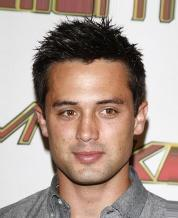
#> input picture EigenFaces/images/000007.jpg, 178 x 218 px; its folder holds only this picture in this run
$ python EigenFace.py
#> lines starting #> are read from the running program, lines starting #| are printed output that depends on the picture
"""
@author: marcocianciotta
"""
# Import necessary packages
from __future__ import print_function
import os
import sys
import cv2
import numpy as np

# Create data matrix from a list of images
def createDataMatrix(images):
	print("Creazione della matrice dei dati",end=" ... ")

	numImages = len(images)
	sz = images[0].shape
	data = np.zeros((numImages, sz[0] * sz[1] * sz[2]), dtype=np.float32)
	for i in range(0, numImages):
		image = images[i].flatten()
		data[i,:] = image

	print("DONE")
	return data

# Read images from the directory
def readImages(path):
#> called with path = 'images'
	print("Lettura delle immagini " + path, end="...")
	# Create array of array of images.
	images = []
	# List all files in the directory and read points from text files one by one
	for filePath in sorted(os.listdir(path)):
		fileExt = os.path.splitext(filePath)[1]
		if fileExt in [".jpg", ".jpeg"]:

			# Add to array of images
			imagePath = os.path.join(path, filePath)
			im = cv2.imread(imagePath)
#> im is the input picture: shape (218, 178, 3); mean B, G, R 142.7, 153.2, 172.4

			if im is None :
				print("image:{} Non letta Correttamente".format(imagePath))
			else :
				# Convert image to floating point
				im = np.float32(im)/255.0
				# Add image to list
				images.append(im)
				# Flip image
				imFlip = cv2.flip(im, 1);
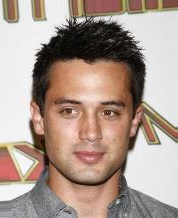
#> imFlip: shape (218, 178, 3) float32; mean B, G, R 0.56, 0.601, 0.676
				# Append flipped image
				images.append(imFlip)
	numImages = int(len(images) / 2)
#> numImages = 1
	# Exit if no image found
	if numImages == 0 :
		print("Nessuna immagine trovata")
		sys.exit(0)

	print(str(numImages) + " files read.")
#| 1 files read.
	return images

# Add the weighted eigen faces to the mean face
def createNewFace(*args):
	# Start with the mean image
	output = averageFace

	# Add the eigen faces with the weights
	for i in range(0, NUM_EIGEN_FACES):
		'''
		OpenCV does not allow slider values to be negative.
		So we use weight = sliderValue - MAX_SLIDER_VALUE / 2
		'''
		sliderValues[i] = cv2.getTrackbarPos("Weight" + str(i), "Trackbars");
		weight = sliderValues[i] - MAX_SLIDER_VALUE/2
		output = np.add(output, eiFa[i] * weight)

	# Display Result at 2x size
	output = cv2.resize(output, (0,0), fx=2, fy=2)
	cv2.imshow("Result", output)

def resetSliderValues(*args):
	for i in range(0, NUM_EIGEN_FACES):
		cv2.setTrackbarPos("Weight" + str(i), "Trackbars", int(MAX_SLIDER_VALUE/2));
	createNewFace()

if __name__ == '__main__':

	# Number of EigenFaces
	NUM_EIGEN_FACES = 10

	# Maximum weight
	MAX_SLIDER_VALUE = 255

	# Directory contenente le immagini
	dirName = "images"

	# Lettura immagini
	images = readImages(dirName)
#> images = 2 items

	# Size of images
	sz = images[0].shape
#> sz = (218, 178, 3)

	# Create data matrix for PCA.
	data = createDataMatrix(images)
#> in createDataMatrix, `numImages = len(images)`: numImages = 2

	# Compute the eigenvectors from the stack of images created
	print("Calculating PCA ", end="...")
	mean, eigenVectors = cv2.PCACompute(data, mean=None, maxComponents=NUM_EIGEN_FACES)
	print ("DONE")

	averageFace = mean.reshape(sz)
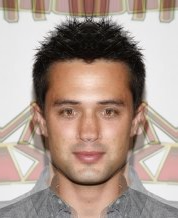
#> averageFace: shape (218, 178, 3) float32; mean of channels 0, 1, 2 0.56, 0.601, 0.676; drawn as B, G, R

	eiFa = [];

	for eigenVector in eigenVectors:
		eigenFace = eigenVector.reshape(sz)
		eiFa.append(eigenFace)
#> this loop made 2 passes
#> pass 1, `eigenFace = eigenVector.reshape(sz)`:
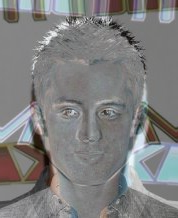
#> eigenFace: shape (218, 178, 3) float32; mean of channels 0, 1, 2 9.48e-13, -9.06e-13, 2.36e-12; drawn with min black and max white
#> pass 2, `eigenFace = eigenVector.reshape(sz)`:
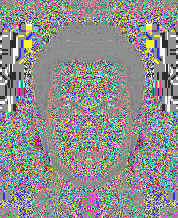
#> eigenFace: shape (218, 178, 3) float32; mean of channels 0, 1, 2 -0.000125, -0.000112, -4.42e-05; drawn with min black and max white
#> after the loop, eiFa = 2 items


    	#Il codice che segue, serve per la creazione
    	#della finestra per la demo


	# Create window for displaying Mean Face
	cv2.namedWindow("Result", cv2.WINDOW_AUTOSIZE)

	# Display result at 2x size
	output = cv2.resize(averageFace, (0,0), fx=2, fy=2)
	cv2.imshow("Result", output)

	# Create Window for trackbars
	cv2.namedWindow("Trackbars", cv2.WINDOW_AUTOSIZE)

	sliderValues = []

	# Create Trackbars
	for i in range(0, NUM_EIGEN_FACES    ):
		sliderValues.append(int(MAX_SLIDER_VALUE/2))
		cv2.createTrackbar( "Weight" + str(i), "Trackbars", int(MAX_SLIDER_VALUE/2), MAX_SLIDER_VALUE, createNewFace)

	# You can reset the sliders by clicking on the mean image.
	cv2.setMouseCallback("Result", resetSliderValues);

	print('''Utilizzare la Demo per Osservare come cambia l'immagine al modificare dei pesi''')

	cv2.waitKey(0)
	cv2.destroyAllWindows()

$ run again, on EigenFaces/images/000014.jpg
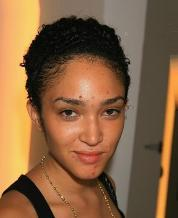
#> input picture EigenFaces/images/000014.jpg, 178 x 218 px
#> in readImages, im is the input picture: shape (218, 178, 3); mean B, G, R 65.7, 97.8, 133.8
#> in readImages, `imFlip = cv2.flip(im, 1);`:
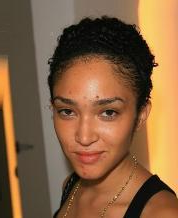
#> imFlip: shape (218, 178, 3) float32; mean B, G, R 0.258, 0.383, 0.525
#> in readImages, `numImages = int(len(images) / 2)`: numImages = 1
#| 1 files read.
#> images = 2 items
#> in createDataMatrix, `numImages = len(images)`: numImages = 2
#> the loop `for eigenVector in eigenVectors:` made 2 passes
#> pass 2, `eigenFace = eigenVector.reshape(sz)`:
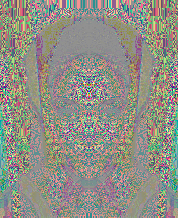
#> eigenFace: shape (218, 178, 3) float32; mean of channels 0, 1, 2 -0.000847, -0.000158, -7.53e-05; drawn with min black and max white
#> after the loop `for eigenVector in eigenVectors:`: eiFa = 2 items

$ run again, on EigenFaces/images/000016.jpg
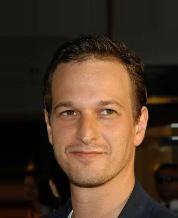
#> input picture EigenFaces/images/000016.jpg, 178 x 218 px
#> in readImages, im is the input picture: shape (218, 178, 3); mean B, G, R 39.3, 54.9, 75
#> in readImages, `imFlip = cv2.flip(im, 1);`:
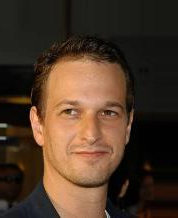
#> imFlip: shape (218, 178, 3) float32; mean B, G, R 0.154, 0.215, 0.294
#> in readImages, `numImages = int(len(images) / 2)`: numImages = 1
#| 1 files read.
#> images = 2 items
#> in createDataMatrix, `numImages = len(images)`: numImages = 2
#> the loop `for eigenVector in eigenVectors:` made 2 passes
#> pass 2, `eigenFace = eigenVector.reshape(sz)`:
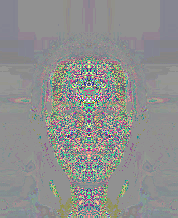
#> eigenFace: shape (218, 178, 3) float32; mean of channels 0, 1, 2 -0.000313, -0.000208, -0.000282; drawn with min black and max white
#> after the loop `for eigenVector in eigenVectors:`: eiFa = 2 items

$ run again, on EigenFaces/images/000008.jpg
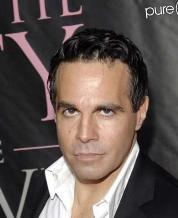
#> input picture EigenFaces/images/000008.jpg, 178 x 218 px
#> in readImages, im is the input picture: shape (218, 178, 3); mean B, G, R 79.7, 84.5, 96.2
#> in readImages, `numImages = int(len(images) / 2)`: numImages = 1
#| 1 files read.
#> images = 2 items
#> in createDataMatrix, `numImages = len(images)`: numImages = 2
#> the loop `for eigenVector in eigenVectors:` made 2 passes
#> pass 2, `eigenFace = eigenVector.reshape(sz)`:
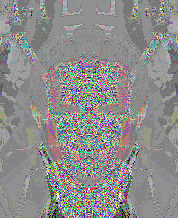
#> eigenFace: shape (218, 178, 3) float32; mean of channels 0, 1, 2 -0.000391, -0.000345, -0.000274; drawn with min black and max white
#> after the loop `for eigenVector in eigenVectors:`: eiFa = 2 items
